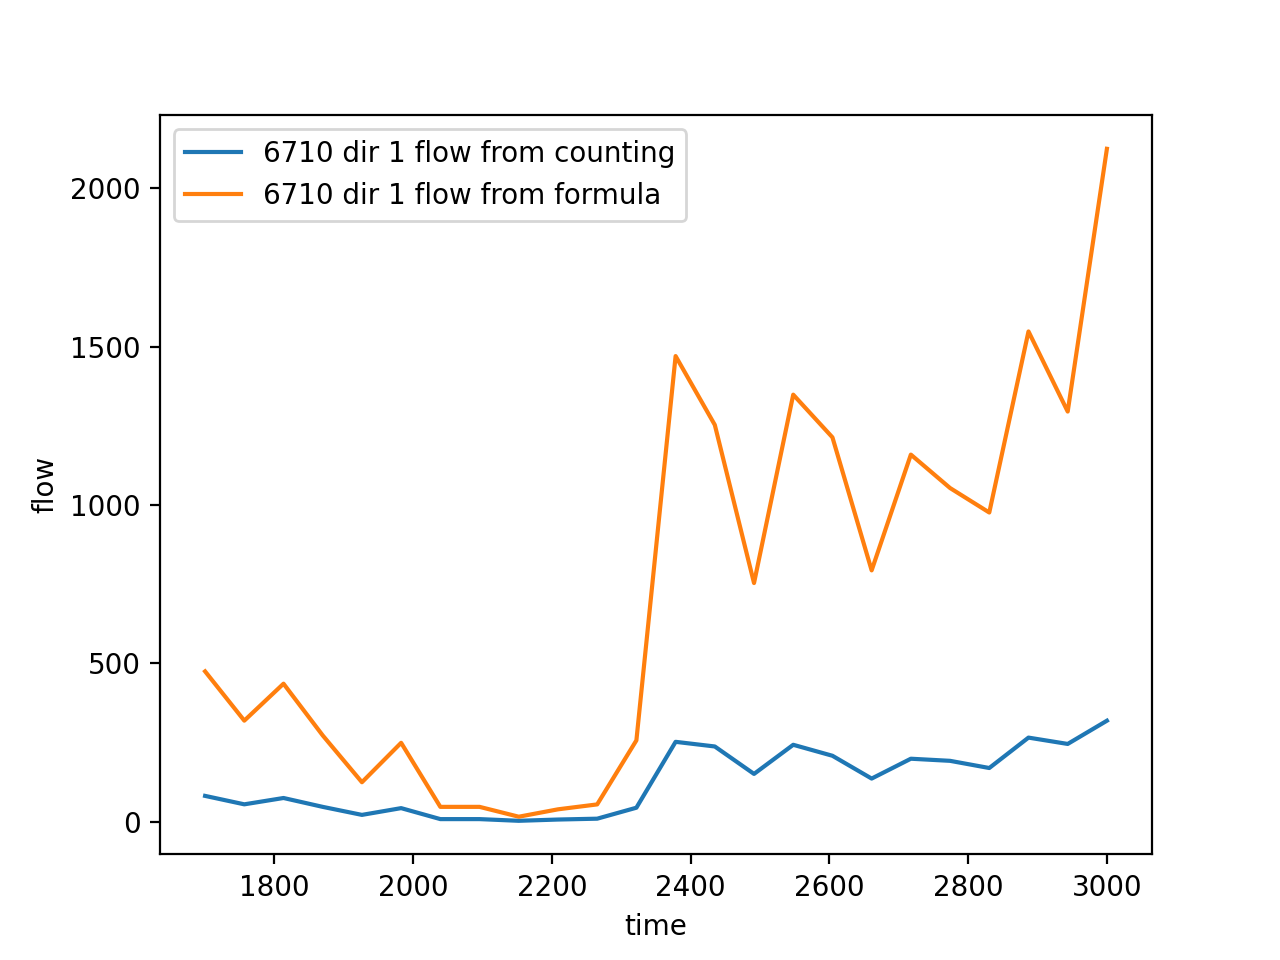

This chart was generated by the following Python code:
from flow import *
import matplotlib.pyplot as plt

def flow():
    p108 = [x*y for x,y in zip(flow6708()[0],flow6708()[2])]
    p110 = [x*y for x,y in zip(flow6710()[0],flow6710()[2])]
    p208 = [x*y for x,y in zip(flow6708()[1],flow6708()[2])]
    p210 = [x*y for x,y in zip(flow6710()[1],flow6710()[2])]
    return [p108, p110, p208, p210]

if __name__ == "__main__":
    flow()

x = flow6708()[4]
z = flow()[0]
a = flow6708()[5]
b = flow()[2]
c = flow6710()[4]
d = flow()[1]
e = flow6710()[5]
f = flow()[3]


plt.plot(np.linspace(1700, 3000, 24), c, label="6710 dir 1 flow from counting")
plt.plot(np.linspace(1700, 3000, 24), d, label="6710 dir 1 flow from formula")

plt.legend(loc="upper left")


plt.xlabel('time')
plt.ylabel('flow')
plt.show()
